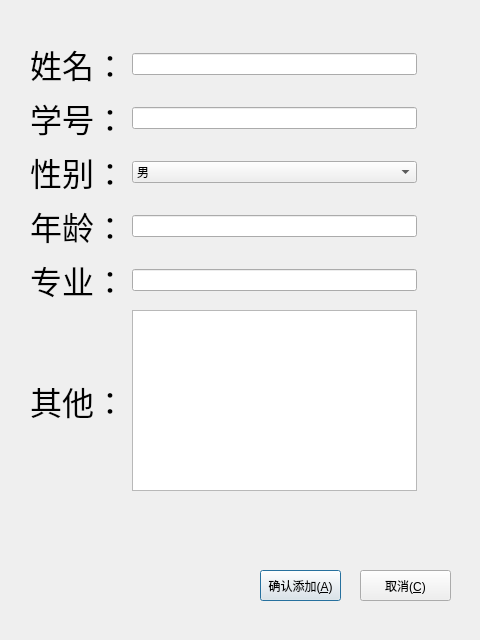
<?xml version="1.0" encoding="UTF-8"?>
<ui version="4.0">
 <class>addStudentDialog</class>
 <widget class="QDialog" name="addStudentDialog">
  <property name="geometry">
   <rect>
    <x>0</x>
    <y>0</y>
    <width>480</width>
    <height>640</height>
   </rect>
  </property>
  <property name="windowTitle">
   <string>Dialog</string>
  </property>
  <widget class="QPushButton" name="OkButton">
   <property name="geometry">
    <rect>
     <x>260</x>
     <y>570</y>
     <width>81</width>
     <height>31</height>
    </rect>
   </property>
   <property name="text">
    <string>确认添加(&amp;A)</string>
   </property>
  </widget>
  <widget class="QPushButton" name="CancelButton">
   <property name="geometry">
    <rect>
     <x>360</x>
     <y>570</y>
     <width>91</width>
     <height>31</height>
    </rect>
   </property>
   <property name="text">
    <string>取消(&amp;C)</string>
   </property>
  </widget>
  <widget class="QWidget" name="layoutWidget">
   <property name="geometry">
    <rect>
     <x>30</x>
     <y>40</y>
     <width>387</width>
     <height>451</height>
    </rect>
   </property>
   <layout class="QGridLayout" name="gridLayout_9">
    <item row="0" column="0">
     <widget class="QLabel" name="label">
      <property name="font">
       <font>
        <family>Adobe 宋体 Std L</family>
        <pointsize>24</pointsize>
       </font>
      </property>
      <property name="text">
       <string>姓名：</string>
      </property>
     </widget>
    </item>
    <item row="3" column="0">
     <widget class="QLabel" name="label_7">
      <property name="font">
       <font>
        <family>Adobe 宋体 Std L</family>
        <pointsize>24</pointsize>
       </font>
      </property>
      <property name="text">
       <string>性别：</string>
      </property>
     </widget>
    </item>
    <item row="3" column="1">
     <widget class="QComboBox" name="sexComBox">
      <item>
       <property name="text">
        <string>男</string>
       </property>
      </item>
      <item>
       <property name="text">
        <string>女</string>
       </property>
      </item>
     </widget>
    </item>
    <item row="6" column="0" colspan="2">
     <layout class="QGridLayout" name="gridLayout_7">
      <item row="0" column="0">
       <widget class="QLabel" name="label_6">
        <property name="font">
         <font>
          <family>Adobe 宋体 Std L</family>
          <pointsize>24</pointsize>
         </font>
        </property>
        <property name="text">
         <string>其他：</string>
        </property>
       </widget>
      </item>
      <item row="0" column="1">
       <widget class="QTextEdit" name="otherNoteEdit"/>
      </item>
     </layout>
    </item>
    <item row="4" column="0" colspan="2">
     <layout class="QGridLayout" name="gridLayout_2">
      <item row="0" column="0">
       <widget class="QLabel" name="label_2">
        <property name="font">
         <font>
          <family>Adobe 宋体 Std L</family>
          <pointsize>24</pointsize>
         </font>
        </property>
        <property name="text">
         <string>年龄：</string>
        </property>
       </widget>
      </item>
      <item row="0" column="1">
       <widget class="QLineEdit" name="ageEdit"/>
      </item>
     </layout>
    </item>
    <item row="5" column="0" colspan="2">
     <layout class="QGridLayout" name="gridLayout_3">
      <item row="0" column="0">
       <widget class="QLabel" name="label_5">
        <property name="font">
         <font>
          <family>Adobe 宋体 Std L</family>
          <pointsize>24</pointsize>
         </font>
        </property>
        <property name="text">
         <string>专业：</string>
        </property>
       </widget>
      </item>
      <item row="0" column="1">
       <widget class="QLineEdit" name="departmentEdit"/>
      </item>
     </layout>
    </item>
    <item row="0" column="1">
     <layout class="QGridLayout" name="gridLayout">
      <item row="0" column="1">
       <widget class="QLineEdit" name="nameEdit"/>
      </item>
     </layout>
    </item>
    <item row="2" column="0">
     <widget class="QLabel" name="label_8">
      <property name="font">
       <font>
        <family>Adobe 宋体 Std L</family>
        <pointsize>24</pointsize>
       </font>
      </property>
      <property name="text">
       <string>学号：</string>
      </property>
     </widget>
    </item>
    <item row="2" column="1">
     <widget class="QLineEdit" name="idEdit"/>
    </item>
   </layout>
  </widget>
 </widget>
 <resources/>
 <connections/>
</ui>
